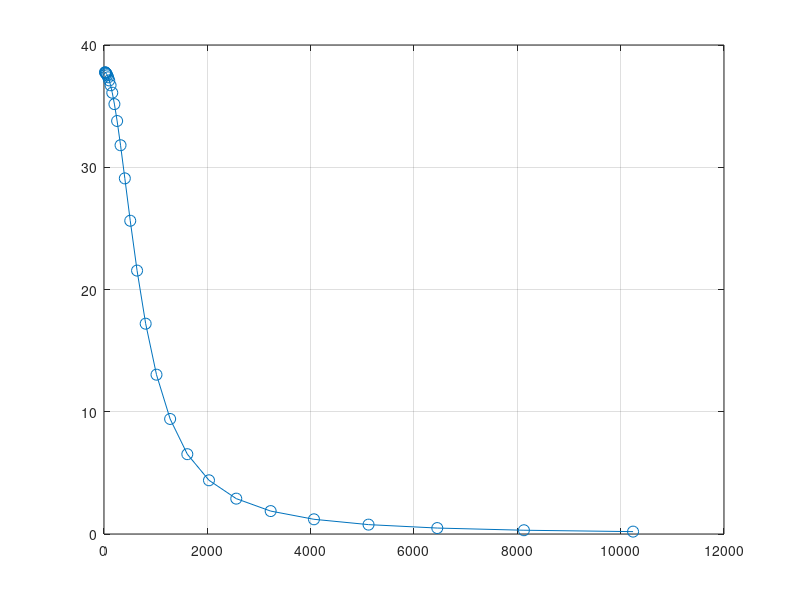

This figure's MATLAB source: (Note: this script raises an error after producing the figure.)
clear ;
clc;

% =========================
%     Octave Frequency
% =========================

nf=28;                             
f=ones(nf,1);
f(1)=20;                            
for i=2:nf
f(i)=f(i-1).*(2.^(1/3));             
end
f_signal = f;
f=f';
f_lr=f.*(2.^(-1/6));
f_up=f.*(2.^(1/6));
delta_f=f_up-f_lr;

alpha = 0;                             
M = 1.301228628;         %0.8;             % 0.95; 
T_infty = 221.4636;       %264.5762469;     %253.72544;
u_infty = M*sqrt(1.4*287*T_infty);                     % 264.43           % As per the simulation data
rho_infty = (0.338802931);       %0.593246144;        %0.503358164;              
nu = 0.00004273702512;      %0.00002820623496;          %0.00003214958791;
q = 0.5*rho_infty*u_infty^2;
F = 1 + 0.13*M^2;


disp("Flow regions that can be solved")
disp("  ")

disp(" 1 --> for Attached flow region ")

disp(" ")


disp(" ");

% -----------------------------------------------------------------
%                      Attached Region
% -----------------------------------------------------------------

xs =49.68;
Rexs = (u_infty*xs)/nu;
delta_star_a = (0.0371/(Rexs)^(0.2)*((9/7 + 0.475*M^2)/(1 + 0.13*M^2)^0.64))*xs;
omega_a = (2*pi*f*delta_star_a)/u_infty;


C_a = [1;2;3;4;9];
factor = C_a;

Prms_q_a = 0.010/F;                                                    
%Prms_q_a = min(0.026,(0.041/1 + 1.606*M^2));        % uncomment this for separated flow and comment the above line.                                            
P1 = Prms_q_a;

markers = {'o', 's', '^', 'd', 'x', '*'};
colors = lines(length(factor));

figure(1)
% =================================================
%  Power Spectral Density for Expansion Corner
% =================================================
for idx = 1:5
    G(idx,:) = (4*(P1)^2*factor(idx)*(F^(1.433)./(1 + factor(idx)^2*F^(2.867).*omega_a.^2)))*(q^2*delta_star_a/u_infty);
    figure(1)
    %plot(f,G(idx,:),"Color","b","LineWidth",0.7,"Marker","o");
    plot(f, G(idx,:), ...
        'Color', colors(idx,:), ...
        'LineWidth', 0.7, ...
        'Marker', markers{idx}, ...
        'MarkerSize', 8, ...
        'DisplayName', sprintf('Factor = %d', factor(idx)));
    hold on
    grid on
    ax = gca;
    ax.XMinorGrid = "on";
    ax.YMinorGrid = "on";
    ax.XMinorTick = "on";
    ax.YMinorTick = "on";
    ax.TickLength = [0.02 0.01];  % [major minor]
    xlabel("Frequency (in Hz)")
    ylabel("(PSD)")
    title(" Attached flow region")
    legend("C = 1(actual)","C = 2","C = 3","C = 4","C = 9")
    pbaspect([1,1,1]);
    xlim([-1000 12000]);
end


figure(2)
for jdx = 1:5
    PSD = G'; 
    p_ref = 20e-6;                       % Reference sound pressure level (20 µPa)
    %delta_f = delta_f';
    del = delta_f';
    P = PSD.*del;
    SPL(:,jdx) = 10 * log10(P(:,jdx) / p_ref^2);
    OASPL(:,jdx) = 10 * log10(sum(10.^(SPL(:,jdx)./10)))
    semilogx(f,SPL(:,jdx),'Color', colors(jdx,:), ...
        'LineWidth', 0.7, ...
        'Marker', markers{jdx}, ...
        'MarkerSize', 8, ...
        'DisplayName', sprintf('Factor = %d', factor(jdx)))
    hold on
    grid on
    ax = gca;
    ax.XMinorGrid = "on";
    ax.YMinorGrid = "on";
    ax.XMinorTick = "on";
    ax.YMinorTick = "on";
    ax.TickLength = [0.02 0.01];  % [major minor]
    xlabel("Frequency (in Hz)")
    ylabel("SPL (in dB)")
    legend("C = 1(actual)","C = 2","C = 3","C = 4","C = 9","location","northwest")
    title(" Attached flow region")  
end

figure(3)

plot(OASPL,factor,"Marker","o","MarkerFaceColor","r")
grid on
xlabel("OASPL (in dB)")
ylabel("Frequency (in Hz)")
title("Attached flow region")
